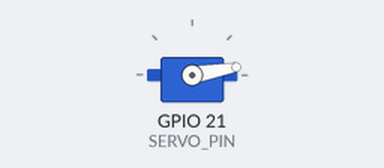
A sketch run on a simulated ESP32. Shown: servo.

Above: at 0.05 s.
At 3.25 s:
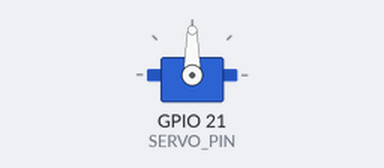
At 6.5 s:
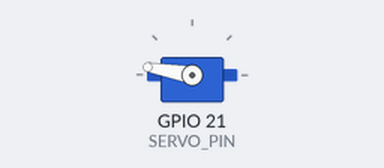
At 12.95 s:
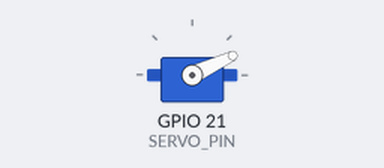
Timing chart, 0 to 17.9 s (numbered marks = the images above):
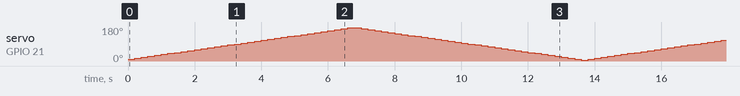

The sketch:

sketch_jun02b.ino
```cpp
#include "ESP32Servo.h"

#define SERVO_PIN 21
Servo myservo;


void setup() {
  // put your setup code here, to run once:

    myservo.setPeriodHertz(50); //서보모터의 PWM 주기를 지정
  myservo.attach(SERVO_PIN, 500, 2400); //핀 번호, 최소 펄스 폭, 최대 펄스 폭
  myservo.write(10); //주어진 각도의 위치로 서보모터 회전

}

void loop() {
  for (int i = 10; i<180; i+=5)
  {
    myservo.write(i);
    delay(200);
  }
  for (int j = 175; j>0; j-=5)
  {
    myservo.write(j);
    delay(200);
  }

}
```
